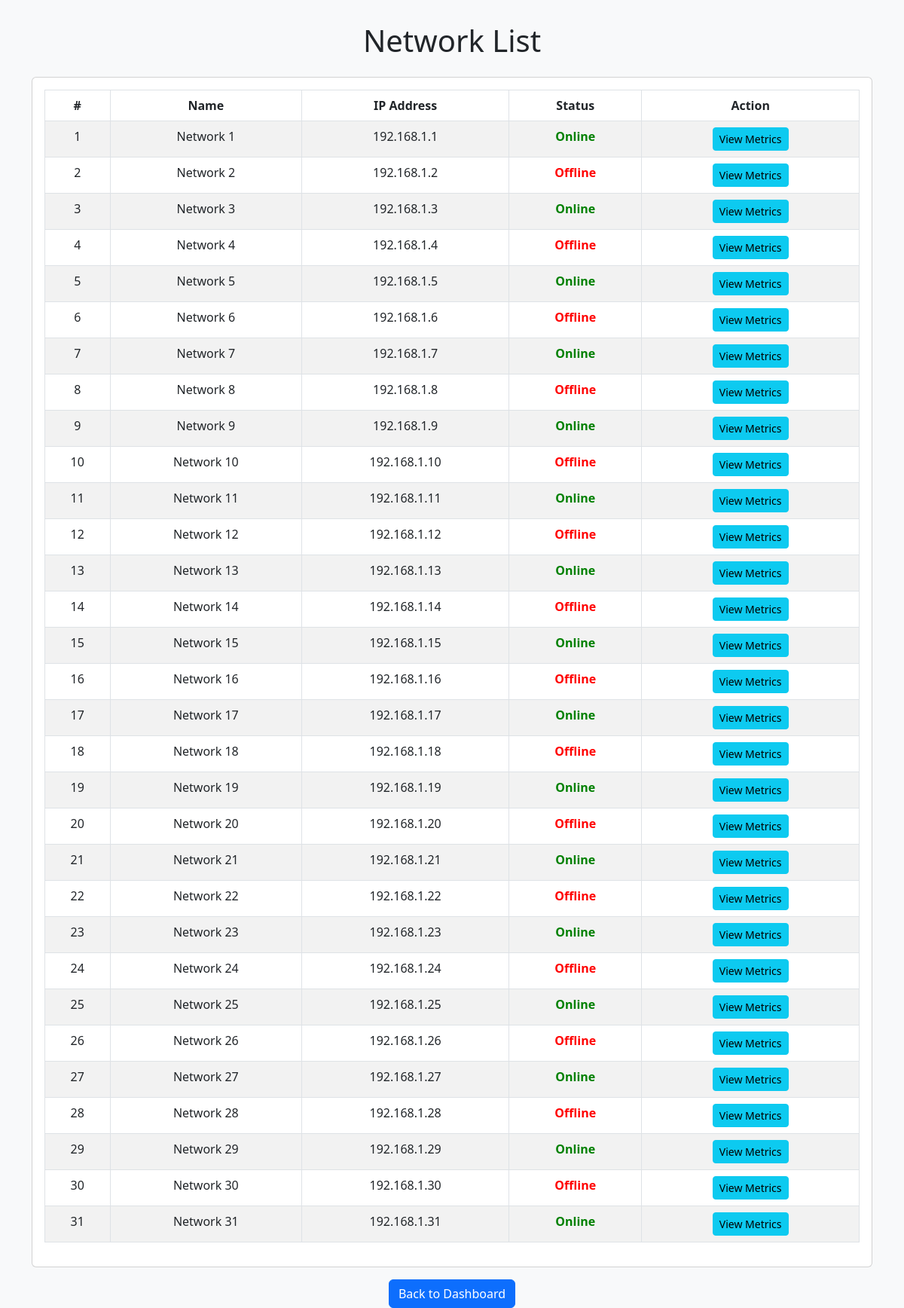
The app's page /networks/ (signed in) with its own data.
### monitor/models.py (models this page shows, shortened)
class Network(models.Model):
    name = models.CharField(max_length=255, unique=True)
    ip_address = models.GenericIPAddressField(unique=True)
    status = models.CharField(
        max_length=20, choices=[("Online", "Online"), ("Offline", "Offline")]
    )

### monitor/decorators.py (the view)
        def _wrapped_view(request, *args, **kwargs):
            if not request.user.is_authenticated:
                return redirect('/admin/login/')  # Redirect to login
            if request.user.groups.filter(name__in=group_names).exists():
                return view_func(request, *args, **kwargs)
            raise PermissionDenied  # Only raise if user is authenticated but lacks permission

### monitor/views.py (called while the page is built)
@group_required("Admin", "User")
def network_list(request):
    networks = Network.objects.all()
    return render(request, "network_list.html", {"networks": networks})

### monitor/templates/network_list.html (shortened to what this page needs)
{% load static %}
<!DOCTYPE html>
<html lang="en">
<head>
    <link href="https://cdn.jsdelivr.net/npm/bootstrap@5.3.0/dist/css/bootstrap.min.css" rel="stylesheet">
</head>
<body>
    <div class="container">
        <h1 class="text-center mb-4">Network List</h1>
        <div class="card">
            <div class="card-body">
                <table class="table table-bordered table-striped text-center">
                    <thead>
                        <tr>
                            <th>#</th>
                            <th>Name</th>
                            <th>IP Address</th>
                            <th>Status</th>
                            <th>Action</th>
                        </tr>
                    </thead>
                    <tbody>
                        {% for network in networks %}
                        <tr>
                            <td>{{ forloop.counter }}</td>
                            <td>{{ network.name }}</td>
                            <td>{{ network.ip_address }}</td>
                            <td>
                                <span class="{% if network.status == 'Online' %}status-online{% else %}status-offline{% endif %}">
                                    {{ network.status }}
                                </span>
                            </td>
                            <td>
                                <a href="{% url 'network_dashboard' %}?network={{ network.name }}" class="btn btn-info btn-sm">
                                    View Metrics
                                </a>
                            </td>
                        </tr>
                        {% endfor %}
                    </tbody>
                </table>
            </div>
        </div>
        <div class="text-center mt-3">
            <a href="/" class="btn btn-primary">Back to Dashboard</a>
        </div>
    </div>
</body>
</html>

### monitor/templates/network_list.html (style rules this page uses)
body { background-color: #f8f9fa; }
.container { margin-top: 30px; }
.table thead { background-color: #007bff; color: white; }
.status-online { color: green; font-weight: bold; }
.status-offline { color: red; font-weight: bold; }

### records on screen
Network: name "Network 1", ip_address "192.168.1.1", status "Online"
Network: name "Network 2", ip_address "192.168.1.2", status "Offline"
Network: name "Network 3", ip_address "192.168.1.3", status "Online"
Network: name "Network 4", ip_address "192.168.1.4", status "Offline"
Network: name "Network 5", ip_address "192.168.1.5", status "Online"
Network: name "Network 6", ip_address "192.168.1.6", status "Offline"
Network: name "Network 7", ip_address "192.168.1.7", status "Online"
Network: name "Network 8", ip_address "192.168.1.8", status "Offline"
Network: name "Network 9", ip_address "192.168.1.9", status "Online"
Network: name "Network 10", ip_address "192.168.1.10", status "Offline"
Network: name "Network 11", ip_address "192.168.1.11", status "Online"
Network: name "Network 12", ip_address "192.168.1.12", status "Offline"
Network: name "Network 13", ip_address "192.168.1.13", status "Online"
Network: name "Network 14", ip_address "192.168.1.14", status "Offline"
Network: name "Network 15", ip_address "192.168.1.15", status "Online"
Network: name "Network 16", ip_address "192.168.1.16", status "Offline"
Network: name "Network 17", ip_address "192.168.1.17", status "Online"
Network: name "Network 18", ip_address "192.168.1.18", status "Offline"
Network: name "Network 19", ip_address "192.168.1.19", status "Online"
Network: name "Network 20", ip_address "192.168.1.20", status "Offline"
Network: name "Network 21", ip_address "192.168.1.21", status "Online"
Network: name "Network 22", ip_address "192.168.1.22", status "Offline"
Network: name "Network 23", ip_address "192.168.1.23", status "Online"
Network: name "Network 24", ip_address "192.168.1.24", status "Offline"
Network: name "Network 25", ip_address "192.168.1.25", status "Online"
Network: name "Network 26", ip_address "192.168.1.26", status "Offline"
Network: name "Network 27", ip_address "192.168.1.27", status "Online"
Network: name "Network 28", ip_address "192.168.1.28", status "Offline"
Network: name "Network 29", ip_address "192.168.1.29", status "Online"
Network: name "Network 30", ip_address "192.168.1.30", status "Offline"
Network: name "Network 31", ip_address "192.168.1.31", status "Online"
